Frame 1 (no input): blank canvas, image omitted
Frame 60 (the mouse pressed at the canvas centre just before this capture): blank canvas, image omitted
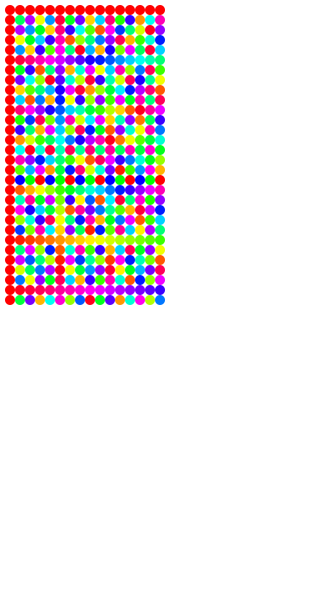
Frame 120 (the mouse held since frame 60 and released just before this capture)

The Processing sketch whose frames 1 and 60 were blank and that drew this single picture after the mouse press (run headless with seeded random() and noise(); from frame 60 on, the mouse is pressed at the canvas centre):

// Processing sketch: Circus_balls_that_follow_mouse
// ── Circus_balls_that_follow_mouse.pde
void settings() {
  size(320, 600);
}

void setup() {
}
int i = 5;
int j = 5;

void draw() {
  background(255);
  while (i<mouseX) {
    while (j<mouseY) {
      colorMode(HSB, 255, 99, 99);
      noStroke();
      fill(((i-5)*(j-5))%255, 99, 99);
      ellipse(i+5, j+5, 10, 10);
      j+=10;
    }
    i+=10;
    j=5;
  }
  i=5;
  j=5;
}
